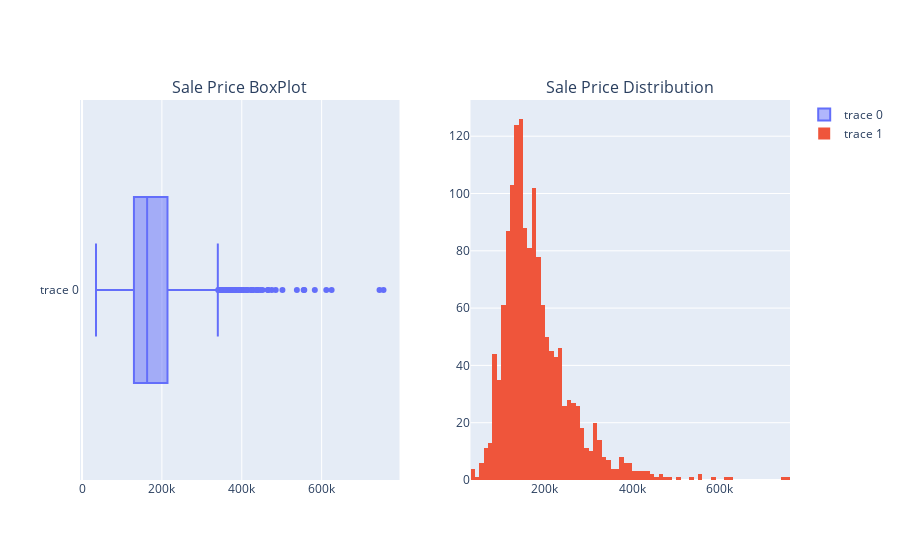
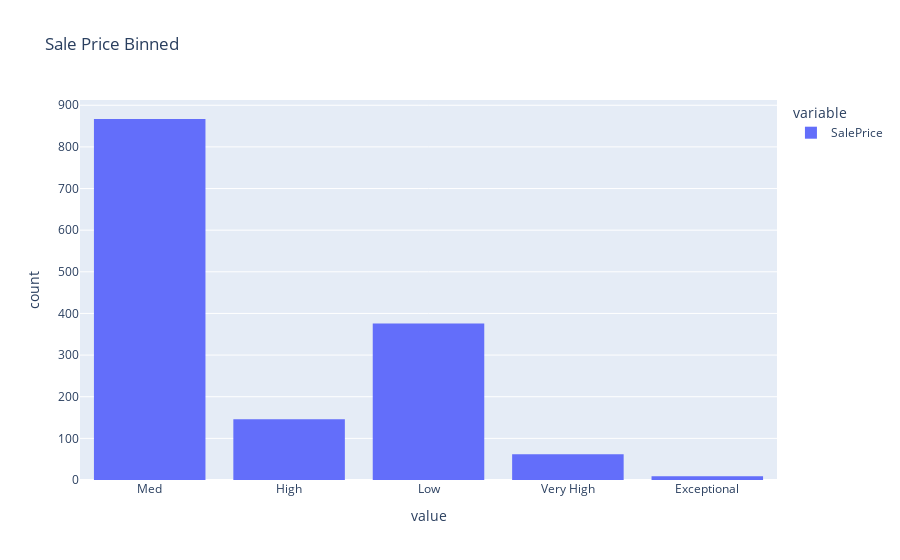

Notebook source saved alongside these figures, in order:
### Code cell
sale_binned = pd.cut(data.SalePrice,bins=[0, 130000, 250000, 330000,500000, 1000000], labels=["Low", "Med", "High", "Very High", "Exceptional" ] )
subs = make_subplots(1,2, subplot_titles=["Sale Price BoxPlot", "Sale Price Distribution"])
data["SalePrice_binned"] = sale_binned

#make different datasets for earch bin
low_price = data[data["SalePrice_binned"] == "Low"]
med_price = data[data["SalePrice_binned"] == "Med"]
high_price = data[data["SalePrice_binned"] == "High"]
very_high_price = data[data["SalePrice_binned"] == "Very High"]
exceptional_price = data[data["SalePrice_binned"] == "Exceptional"]

subs.add_trace(go.Box(x=data.SalePrice), row=1, col=1)
subs.add_trace(go.Histogram(x=data.SalePrice), row=1,col=2)
subs.show()
px.histogram(sale_binned, title="Sale Price Binned").show()

### Figure 1 — Plotly figure (JSON) as saved in the notebook; plotly's stock layout.template omitted (floating-point values rounded to 4 significant figures; data arrays with more than 128 entries replaced by an {"elided": "..."} marker saying what was removed)
{"data": [{"type": "box", "x": {"elided": "1460 int values"}, "xaxis": "x", "yaxis": "y"}, {"type": "histogram", "x": {"elided": "1460 int values"}, "xaxis": "x2", "yaxis": "y2"}], "layout": {"annotations": [{"font": {"size": 16}, "showarrow": false, "text": "Sale Price BoxPlot", "x": 0.225, "xanchor": "center", "xref": "paper", "y": 1.0, "yanchor": "bottom", "yref": "paper"}, {"font": {"size": 16}, "showarrow": false, "text": "Sale Price Distribution", "x": 0.775, "xanchor": "center", "xref": "paper", "y": 1.0, "yanchor": "bottom", "yref": "paper"}], "xaxis": {"anchor": "y", "domain": [0.0, 0.45]}, "xaxis2": {"anchor": "y2", "domain": [0.55, 1.0]}, "yaxis": {"anchor": "x", "domain": [0.0, 1.0]}, "yaxis2": {"anchor": "x2", "domain": [0.0, 1.0]}}}

### Figure 2 — Plotly figure (JSON) as saved in the notebook; plotly's stock layout.template omitted (floating-point values rounded to 4 significant figures; data arrays with more than 128 entries replaced by an {"elided": "..."} marker saying what was removed)
{"data": [{"alignmentgroup": "True", "bingroup": "x", "hovertemplate": "variable=SalePrice<br>value=%{x}<br>count=%{y}<extra></extra>", "legendgroup": "SalePrice", "marker": {"color": "#636efa", "pattern": {"shape": ""}}, "name": "SalePrice", "offsetgroup": "SalePrice", "orientation": "v", "showlegend": true, "type": "histogram", "x": {"elided": "1460 str values"}, "xaxis": "x", "yaxis": "y"}], "layout": {"barmode": "relative", "legend": {"title": {"text": "variable"}, "tracegroupgap": 0}, "title": {"text": "Sale Price Binned"}, "xaxis": {"anchor": "y", "domain": [0.0, 1.0], "title": {"text": "value"}}, "yaxis": {"anchor": "x", "domain": [0.0, 1.0], "title": {"text": "count"}}}}
